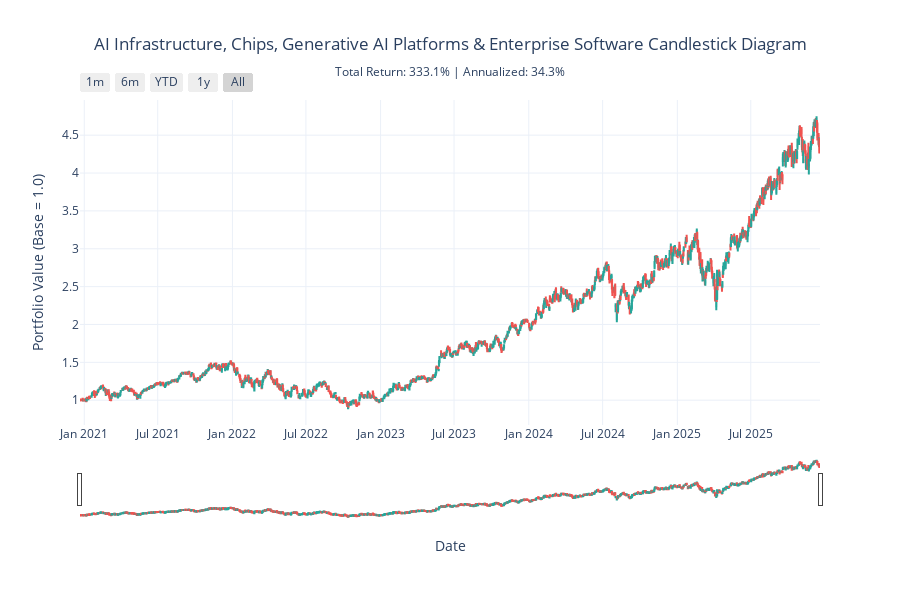

The cell this chart's notebook holds for it:
### Code cell
thematic_candlestick_vis = create_thematic_candlestick(
    'AI Infrastructure, Chips, Generative AI Platforms & Enterprise Software Candlestick Diagram', theme20HLC['AI Infrastructure, Chips, Generative AI Platforms & Enterprise Software'], period = '1D'
)
thematic_candlestick_vis.show()

### Figure 1 — Plotly figure (JSON) as saved in the notebook; plotly's stock layout.template omitted (floating-point values rounded to 4 significant figures; data arrays with more than 128 entries replaced by an {"elided": "..."} marker saying what was removed)
{"data": [{"close": {"elided": "1254 float values"}, "decreasing": {"line": {"color": "#ef5350"}}, "high": {"elided": "1254 float values"}, "increasing": {"line": {"color": "#26a69a"}}, "low": {"elided": "1254 float values"}, "name": "AI Infrastructure, Chips, Generative AI Platforms & Enterprise Software Candlestick Diagram", "open": {"elided": "1254 float values"}, "type": "candlestick", "x": {"elided": "1254 str values"}}], "layout": {"height": 600, "hovermode": "x unified", "title": {"text": "AI Infrastructure, Chips, Generative AI Platforms & Enterprise Software Candlestick Diagram<br><sub>Total Return: 333.1% | Annualized: 34.3%</sub>", "x": 0.5, "xanchor": "center"}, "xaxis": {"rangeselector": {"buttons": [{"count": 1, "label": "1m", "step": "month", "stepmode": "backward"}, {"count": 6, "label": "6m", "step": "month", "stepmode": "backward"}, {"count": 1, "label": "YTD", "step": "year", "stepmode": "todate"}, {"count": 1, "label": "1y", "step": "year", "stepmode": "backward"}, {"label": "All", "step": "all"}]}, "rangeslider": {"visible": true}, "title": {"text": "Date"}, "type": "date"}, "yaxis": {"title": {"text": "Portfolio Value (Base = 1.0)"}}}}
